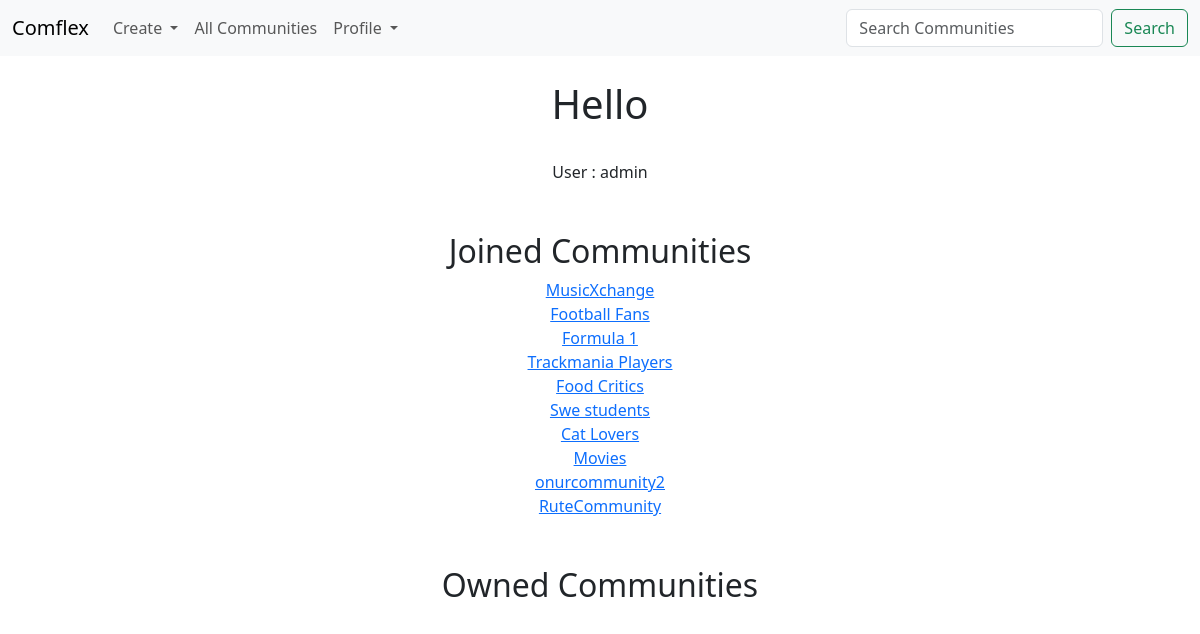
Page /my_profile (signed in) on the earlier database version.
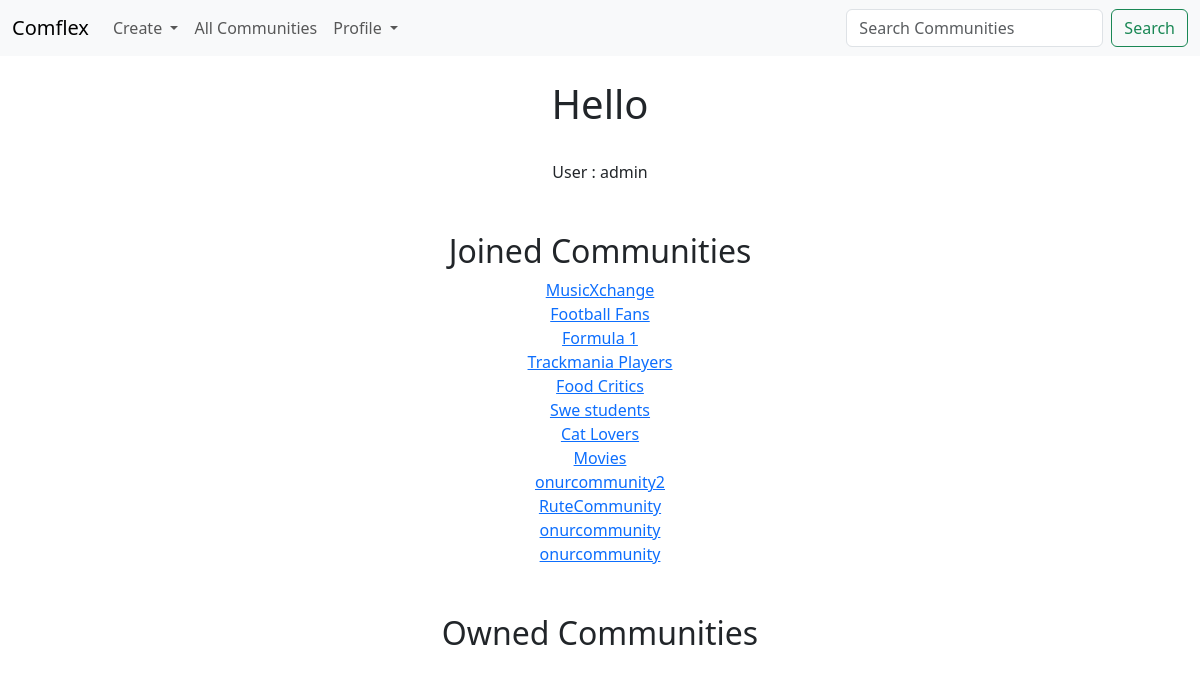
Same page on the later database version.
### post_app/models.py (models this page shows)
class Community(models.Model):
    name = models.CharField('Community Name', max_length=120)
    is_public = models.BooleanField(default=True, help_text="Check if the community is public!")
    creation_date = models.DateTimeField(auto_now_add=True)
    description = models.TextField(blank=True)
    owner_id = models.IntegerField('Community Owner', blank=False, default=1)
    owner_username = models.ForeignKey(User, blank=False, null=True, on_delete=models.SET_NULL)
    members = models.ManyToManyField(User, related_name='communities', blank=True)
    def __str__(self):
        return self.name

### post_app/views.py (the view)
# urls.py: path('my_profile', views.my_profile, name="my-profile"),
def my_profile(request):
    user = request.user  # Gets the current logged-in user
    communities = user.communities.all()  # Retrieves all communities that the user is a part of
    return render(request, 'posts/my_profile.html', {
        'user': user,
        'communities': communities
    })

### post_app/templates/posts/my_profile.html
{% extends 'posts/base.html' %}
{% block content%}
    {%if user.is_authenticated %}
			<center>
			<h1>Hello </h1>
			<br/>
			User : {{ user }}<br/>
<br/><br/>
				<h2>Joined Communities </h2>
				{%for community in communities %}
					<a href="{% url 'show-community' community.id %}"> {{ community }}</a> <br/>
				{%endfor%}
<br/><br/>
				<h2>Owned Communities </h2>
			</center>
	{% else %}
		<h1>You must login to view this page !</h1>
		Login <a href="{% url 'login-user' %}">here</a>
	{% endif %}
{% endblock%}

Differences in the rows shown:
added Community: name "onurcommunity"
added Community: name "onurcommunity"
